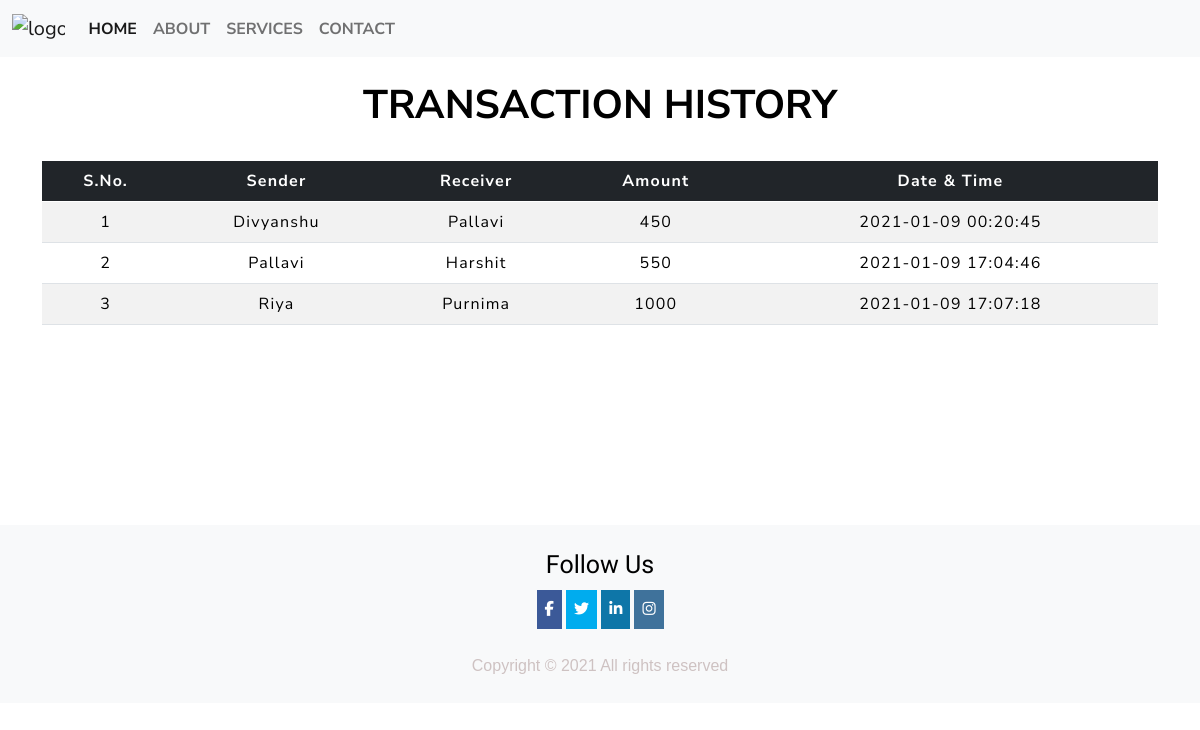
The page /transactionhistory.php on the database its author committed.
### tables this page shows
CREATE TABLE IF NOT EXISTS `transaction` (
  `sno` int(3) NOT NULL AUTO_INCREMENT,
  `sender` text NOT NULL,
  `receiver` text NOT NULL,
  `balance` int(8) NOT NULL,
  `datetime` datetime NOT NULL DEFAULT CURRENT_TIMESTAMP,
  PRIMARY KEY (`sno`)
);

### transactionhistory.php (the view, shortened to what this page needs)
<!doctype html>
<html lang="en">
  <head>
    <link href="https://cdn.jsdelivr.net/npm/bootstrap@5.0.0-beta1/dist/css/bootstrap.min.css" rel="stylesheet">
    <link rel="stylesheet" href="style.css">
<link rel="stylesheet" href="table.css">
  </head>
  <body style="background:url('background2.jfif'); background-repeat:no-repeat; background-attachment: fixed; background-size: cover;">
  <nav class="navbar navbar-expand-lg navbar-light bg-light sticky-top">
    <div class="container-fluid">
      <a class="navbar-brand" href="index.php">
        <img src="logo.png" alt="logo" style="width:40px;">
      </a>
      <div class="collapse navbar-collapse" id="navbarSupportedContent">
        <ul class="navbar-nav me-auto mb-2 mb-lg-0">
          <li class="nav-item">
            <a class="nav-link active" aria-current="page" href=" index.php "><b>HOME</b></a>
          </li>
          <li class="nav-item">
            <a class="nav-link" href="#about"><b>ABOUT</b></a>
          </li>
          <li class="nav-item">
            <a class="nav-link" href="#services"><b>SERVICES</b></a>
          </li>
          <li class="nav-item">
            <a class="nav-link" href="#contact"><b>CONTACT</b></a>
          </li>
        </ul>
      </div>
    </div>
  </nav>
  <div class="container">
        <h2 class="text-center pt-4" style="color : black;"><b>TRANSACTION HISTORY</b></h2>
       <br>
       <div class="table-responsive-sm">
    <table class="table table-hover table-striped">
        <thead style="color : white;" class="table-dark">
            <tr>
                <th class="text-center">S.No.</th>
                <th class="text-center">Sender</th>
                <th class="text-center">Receiver</th>
                <th class="text-center">Amount</th>
                <th class="text-center">Date & Time</th>
            </tr>
        </thead>
        <tbody>
        <?php
include 'config.php';
$sql ="select * from transaction";
$query =mysqli_query($conn, $sql);
while($rows = mysqli_fetch_assoc($query))
{
?>
<tr style="color : black;">
            <td class="py-2"><?php echo $rows['sno']; ?></td>
            <td class="py-2"><?php echo $rows['sender']; ?></td>
            <td class="py-2"><?php echo $rows['receiver']; ?></td>
            <td class="py-2"><?php echo $rows['balance']; ?> </td>
            <td class="py-2"><?php echo $rows['datetime']; ?> </td>
        <?php
            }
        ?>
        </tbody>
    </table>
    </div>
</div>
<footer style="margin-top:200px;">
    <div class="follow">
      <h3 style="color: black; font-family: 'Baloo Bhai 2', cursive; font-size: 25px;">Follow Us</h3>
      <div class="social">
        <a href="#facebook" class="facebook">
          <i class="fa fa-facebook"></i>
        </a>
        <a href="#twitter" class="twitter">
          <i class="fa fa-twitter"></i>
        </a>
        <a href="#linkedin" class="linkedin">
          <i class="fa fa-linkedin"></i>
        </a>
        <a href="#instagram" class="instagram">
          <i class="fa fa-instagram"></i>
        </a>
      </div>
    </div>
    <p class="text-copy">
      Copyright &copy; 2021 All rights reserved
    </p>
  </footer>
  </body>
</html>

### style.css (style rules this page uses)
* { padding: 0px; margin: 0px; }
footer { display: flex; flex-direction: column; align-items: center; justify-content: center; text-align: center; font-family: sans-serif; color: rgb(202, 187, 187); background-color:#f8f9fa!important; margin: 0px; margin-top: 50px; padding-top: 25px; }
.text-copy { text-align: center; padding: 25px 0; font-family: sans-serif; display: flex; justify-content: center; color: rgb(206, 194, 194); background-color: #f8f9fa!important; margin: 0px; }
.social { margin-top: 10px; }
.social a { display: inline-block; text-align: center; padding: 8px; color: white; font-size: 15px; }
.facebook { background: #3b5998; color: white; }
.twitter { color: white; background: #00acee; }
.linkedin { background:#0e76a8; color: white; }
.instagram { background: #3f729b; color: white; }

### table.css (style rules this page uses)
* { padding: 0; margin: 0; box-sizing: border-box; font-family: Nunito Sans ; }
h2 { font-size: 40px; }
table { letter-spacing: 1.2px; }
td { text-align: center; }

### rows shown on the page
transaction: sno "1", sender "Divyanshu", receiver "Pallavi", balance "450", datetime "2021-01-09 00:20:45"
transaction: sno "2", sender "Pallavi", receiver "Harshit", balance "550", datetime "2021-01-09 17:04:46"
transaction: sno "3", sender "Riya", receiver "Purnima", balance "1000", datetime "2021-01-09 17:07:18"
